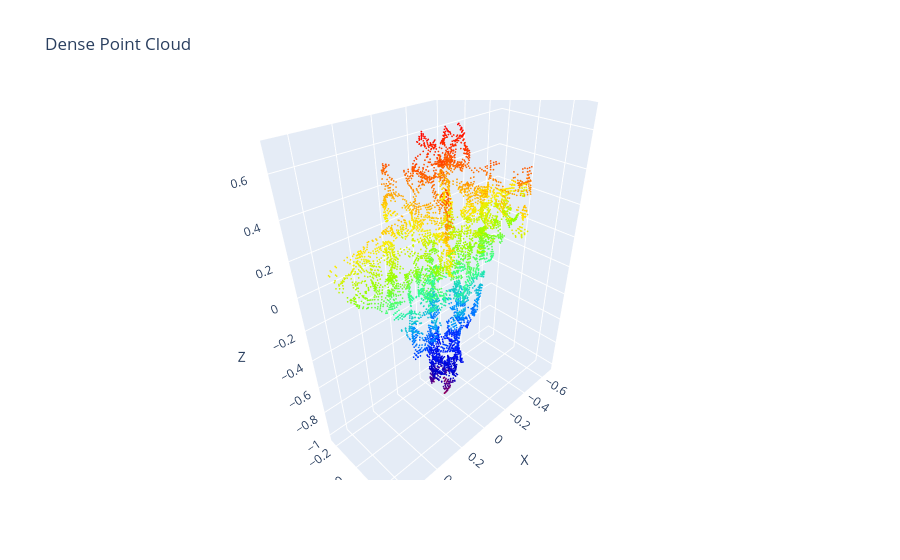

The notebook cell this image was saved under:
### Code cell
import open3d as o3d

# Convert to Open3D point cloud
pcd = o3d.geometry.PointCloud()
pcd.points = o3d.utility.Vector3dVector(points)

# Fine tuning with relative normal distance based on nearest neigbhor proximity
distances = pcd.compute_nearest_neighbor_distance()
avg_dist = np.mean(distances)

# Adaptive normal estimation
pcd.estimate_normals(
    search_param=o3d.geometry.KDTreeSearchParamHybrid(
        radius=2 * avg_dist,
        max_nn=60
    )
)
pcd.orient_normals_consistent_tangent_plane(50)

dense_pcd = local_surface_upsample(pcd, k=6)

print("Upsampled size:", np.asarray(dense_pcd.points).shape)

dense_pcd = dense_pcd.voxel_down_sample(
    voxel_size=avg_dist * 0.5
)

dense_pcd = remove_sparse_edges(dense_pcd, nb_neighbors=10, std_ratio=2.0)

print("Cleaned dense point cloud size:", np.asarray(dense_pcd.points).shape)

pcd = pcd + dense_pcd

# Recompute distances and normals for dense cloud
distances = pcd.compute_nearest_neighbor_distance()
avg_dist = np.mean(distances)

# Adaptive normal estimation (FINE TUNE THIS)
pcd.estimate_normals(
    search_param=o3d.geometry.KDTreeSearchParamHybrid(
        radius=4 * avg_dist,
        max_nn=100
    )
)
pcd.orient_normals_consistent_tangent_plane(90)

import plotly.graph_objects as go
import numpy as np

dense_points = np.asarray(dense_pcd.points)

fig = go.Figure(data=[go.Scatter3d(
    x=dense_points[:,0],
    y=dense_points[:,1],
    z=dense_points[:,2],
    mode='markers',
    marker=dict(
        size=1,
        color=dense_points[:,2],
        colorscale='rainbow',
    )
)])

fig.update_layout(
    title="Dense Point Cloud",
    scene=dict(
        xaxis_title='X',
        yaxis_title='Y',
        zaxis_title='Z'
    )
)

fig.show()

### Figure 1 — Plotly figure (JSON) as saved in the notebook; plotly's stock layout.template omitted (floating-point values rounded to 4 significant figures; data arrays with more than 128 entries replaced by an {"elided": "..."} marker saying what was removed)
{"data": [{"marker": {"color": {"elided": "6626 float values"}, "colorscale": [[0, "rgb(150,0,90)"], [0.125, "rgb(0,0,200)"], [0.25, "rgb(0,25,255)"], [0.375, "rgb(0,152,255)"], [0.5, "rgb(44,255,150)"], [0.625, "rgb(151,255,0)"], [0.75, "rgb(255,234,0)"], [0.875, "rgb(255,111,0)"], [1, "rgb(255,0,0)"]], "size": 1}, "mode": "markers", "type": "scatter3d", "x": {"elided": "6626 float values"}, "y": {"elided": "6626 float values"}, "z": {"elided": "6626 float values"}}], "layout": {"scene": {"xaxis": {"title": {"text": "X"}}, "yaxis": {"title": {"text": "Y"}}, "zaxis": {"title": {"text": "Z"}}}, "title": {"text": "Dense Point Cloud"}}}
